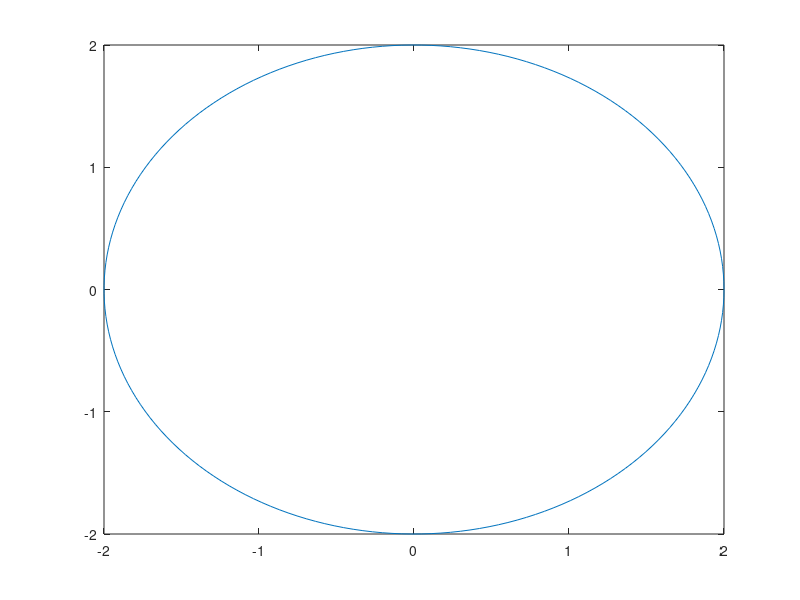

Reproduce this figure in MATLAB.
% 24 April 2024 %

% Ahmad Sharif %

% Duplicate Line: Ctlr + Shift + C

%% Section Variable Declaration
x = 0:0.1:10;
y = sin(x)
y = cos(x)

%% Section Data Visualization
plot(x, y)

%% Input from user 
input = input('Enter from a user: ')
input
%% Matrix
A = [4 6 12 -2 0 3]
A(1) % MatLab Matrix is 1 based
A(end)
A(1:2) %  4 6
1:4:12 % Start from 1 and increment by 4 until 12.
A = rand(2,3)
%%
a = linspace(0, 1, 200)

plot(a, sin(a))

%% 

%%
r=2;
theta=linspace(0,2*pi,200); 
x=r*cos(theta); 
y=r*sin(theta); 

plot(x,y); 
save('practise01')


